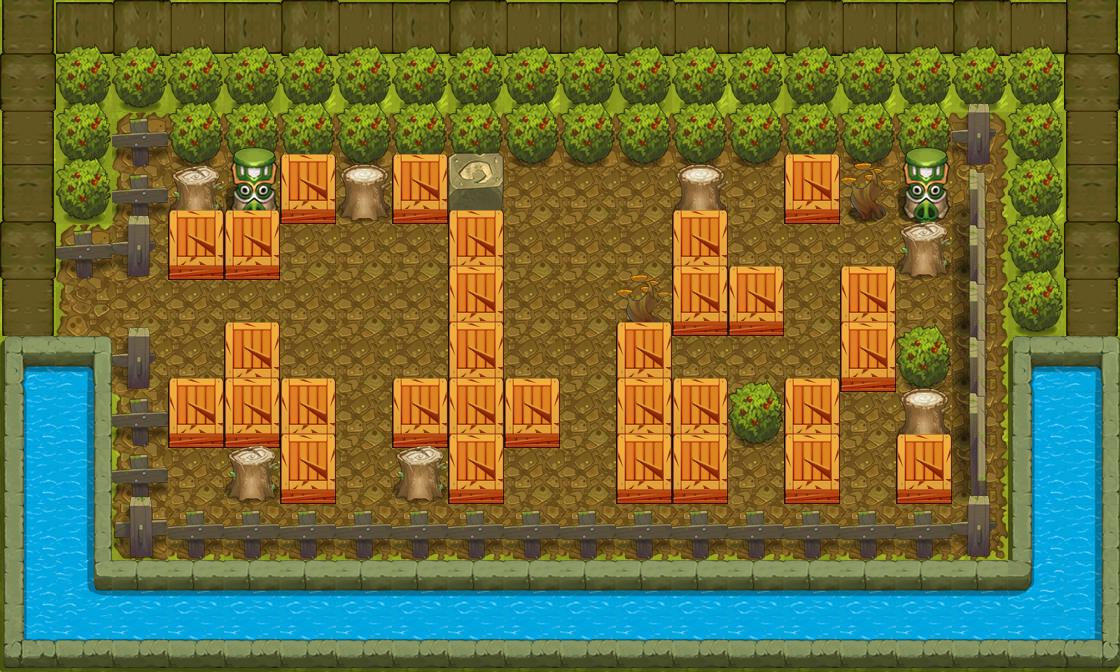

A level layout from a 2D game, rendered from its tile map. Below: a short description, then the map file with tile-grid data replaced by summaries:
An orthogonal 20x12 tile map with 56x56 px tiles, 4 tile layers (collidableLayer, backgroundLayer, floor, stoneLayer), 22 tilesets and 6 objects (soldier_pos).

<map version="1.0" orientation="orthogonal" width="20" height="12" tilewidth="56" tileheight="56">
 <tileset firstgid="1" name="lv2_clmap_base" tilewidth="56" tileheight="56">
  <image source="图块资源/lv2/lv2_clmap_base.png" width="112" height="112" />
 </tileset>
 <tileset firstgid="5" name="lv2_h_wall" tilewidth="56" tileheight="172">
  <image source="图块资源/lv2/lv2_h_wall.png" width="56" height="172" />
 </tileset>
 <tileset firstgid="6" name="lv2_v_wall" tilewidth="172" tileheight="56">
  <image source="图块资源/lv2/lv2_v_wall.png" width="172" height="56" />
 </tileset>
 <tileset firstgid="7" name="meta_tiles" tilewidth="56" tileheight="56">
  <image source="图块资源/lv2/meta_tiles.png" width="112" height="56" />
  <tile id="0">
   <properties>
    <property name="move" value="false" />
   </properties>
  </tile>
  <tile id="1">
   <properties>
    <property name="move" value="true" />
   </properties>
  </tile>
 </tileset>
 <tileset firstgid="9" name="grass" tilewidth="56" tileheight="68">
  <image source="图块资源/lv2/grass.png" width="56" height="68" />
  <tile id="0">
   <properties>
    <property name="type" value="stone" />
   </properties>
  </tile>
 </tileset>
 <tileset firstgid="10" name="lv2_stone" tilewidth="56" tileheight="72">
  <image source="图块资源/lv2/lv2_stone.png" width="56" height="144" />
  <tile id="0">
   <properties>
    <property name="type" value="stone" />
   </properties>
  </tile>
  <tile id="1">
   <properties>
    <property name="type" value="stone" />
   </properties>
  </tile>
 </tileset>
 <tileset firstgid="12" name="lv2_tree" tilewidth="56" tileheight="60">
  <image source="图块资源/lv2/lv2_tree.png" width="56" height="121" />
  <tile id="0">
   <properties>
    <property name="type" value="stone" />
   </properties>
  </tile>
  <tile id="1">
   <properties>
    <property name="type" value="stone" />
   </properties>
  </tile>
 </tileset>
 <tileset firstgid="14" name="lv2_sz1" tilewidth="56" tileheight="103">
  <image source="图块资源/lv2/lv2_sz1.png" width="56" height="103" />
  <tile id="0">
   <properties>
    <property name="type" value="stone" />
   </properties>
  </tile>
 </tileset>
 <tileset firstgid="15" name="lv2_sz2" tilewidth="56" tileheight="77">
  <image source="图块资源/lv2/lv2_sz2.png" width="56" height="77" />
  <tile id="0">
   <properties>
    <property name="type" value="stone" />
   </properties>
  </tile>
 </tileset>
 <tileset firstgid="16" name="riever" tilewidth="56" tileheight="56">
  <image source="图块资源/lv2/riever.png" width="56" height="728" />
 </tileset>
 <tileset firstgid="29" name="lv2_tex2" tilewidth="56" tileheight="56">
  <image source="图块资源/lv2/lv2_tex2.png" width="560" height="560" />
 </tileset>
 <tileset firstgid="129" name="floor1" tilewidth="56" tileheight="68">
  <image source="图块资源/lv2/floor1.png" width="56" height="68" />
  <tile id="0">
   <properties>
    <property name="type" value="stone" />
   </properties>
  </tile>
 </tileset>
 <tileset firstgid="130" name="floor2" tilewidth="56" tileheight="53">
  <image source="图块资源/lv2/floor2.png" width="56" height="53" />
  <tile id="0">
   <properties>
    <property name="type" value="stone" />
   </properties>
  </tile>
 </tileset>
 <tileset firstgid="131" name="floor3" tilewidth="56" tileheight="61">
  <image source="图块资源/lv2/floor3.png" width="56" height="61" />
  <tile id="0">
   <properties>
    <property name="type" value="stone" />
   </properties>
  </tile>
 </tileset>
 <tileset firstgid="132" name="kulo" tilewidth="56" tileheight="62">
  <image source="图块资源/lv2/kulo.png" width="56" height="62" />
 </tileset>
 <tileset firstgid="133" name="nangua" tilewidth="56" tileheight="53">
  <image source="图块资源/lv2/nangua.png" width="56" height="53" />
  <tile id="0">
   <properties>
    <property name="type" value="stone" />
   </properties>
  </tile>
 </tileset>
 <tileset firstgid="134" name="tile_box" tilewidth="56" tileheight="70">
  <image source="图块资源/lv2/tile_box.png" width="112" height="70" />
  <tile id="0">
   <properties>
    <property name="type" value="stone" />
   </properties>
  </tile>
  <tile id="1">
   <properties>
    <property name="type" value="box" />
   </properties>
  </tile>
 </tileset>
 <tileset firstgid="136" name="wl1" tilewidth="56" tileheight="64">
  <image source="图块资源/lv2/wl1.png" width="56" height="64" />
  <tile id="0">
   <properties>
    <property name="type" value="stone" />
   </properties>
  </tile>
 </tileset>
 <tileset firstgid="137" name="wl2" tilewidth="56" tileheight="53">
  <image source="图块资源/lv2/wl2.png" width="56" height="53" />
  <tile id="0">
   <properties>
    <property name="type" value="stone" />
   </properties>
  </tile>
 </tileset>
 <tileset firstgid="138" name="wl3" tilewidth="44" tileheight="65">
  <image source="图块资源/lv2/wl3.png" width="44" height="65" />
  <tile id="0">
   <properties>
    <property name="type" value="stone" />
   </properties>
  </tile>
 </tileset>
 <tileset firstgid="139" name="rightwl" tilewidth="36" tileheight="112">
  <image source="图块资源/lv2/rightwl.png" width="36" height="112" />
 </tileset>
 <tileset firstgid="140" name="leftwl" tilewidth="44" tileheight="112">
  <image source="图块资源/lv2/leftwl.png" width="44" height="112" />
 </tileset>
 <layer name="collidableLayer" width="20" height="12">
  <data>[240 cells, 240 non-empty, 2 distinct tile ids]</data>
 </layer>
 <layer name="backgroundLayer" width="20" height="12">
  <data>[240 cells, 240 non-empty, 4 distinct tile ids]</data>
 </layer>
 <layer name="floor" width="20" height="12">
  <data>[240 cells, 132 non-empty, 18 distinct tile ids]</data>
 </layer>
 <layer name="stoneLayer" width="20" height="12">
  <data>[240 cells, 177 non-empty, 23 distinct tile ids]</data>
 </layer>
 <objectgroup name="soldierObjects" width="20" height="12">
  <object name="soldier_pos" x="56" y="280" width="56" height="56" />
 </objectgroup>
 <objectgroup name="enemyObject" width="20" height="12">
  <object x="840" y="224" width="56" height="56">
   <properties>
    <property name="enemyType" value="3" />
   </properties>
  </object>
  <object x="336" y="392" width="56" height="56">
   <properties>
    <property name="enemyType" value="4" />
   </properties>
  </object>
  <object x="560" y="448" width="56" height="56">
   <properties>
    <property name="enemyType" value="3" />
   </properties>
  </object>
  <object x="560" y="168" width="56" height="56">
   <properties>
    <property name="enemyType" value="4" />
   </properties>
  </object>
 </objectgroup>
 <objectgroup name="groundObject" width="20" height="12">
  <object x="336" y="280" width="56" height="56">
   <properties>
    <property name="type" value="shishou" />
   </properties>
  </object>
 </objectgroup>
</map>
